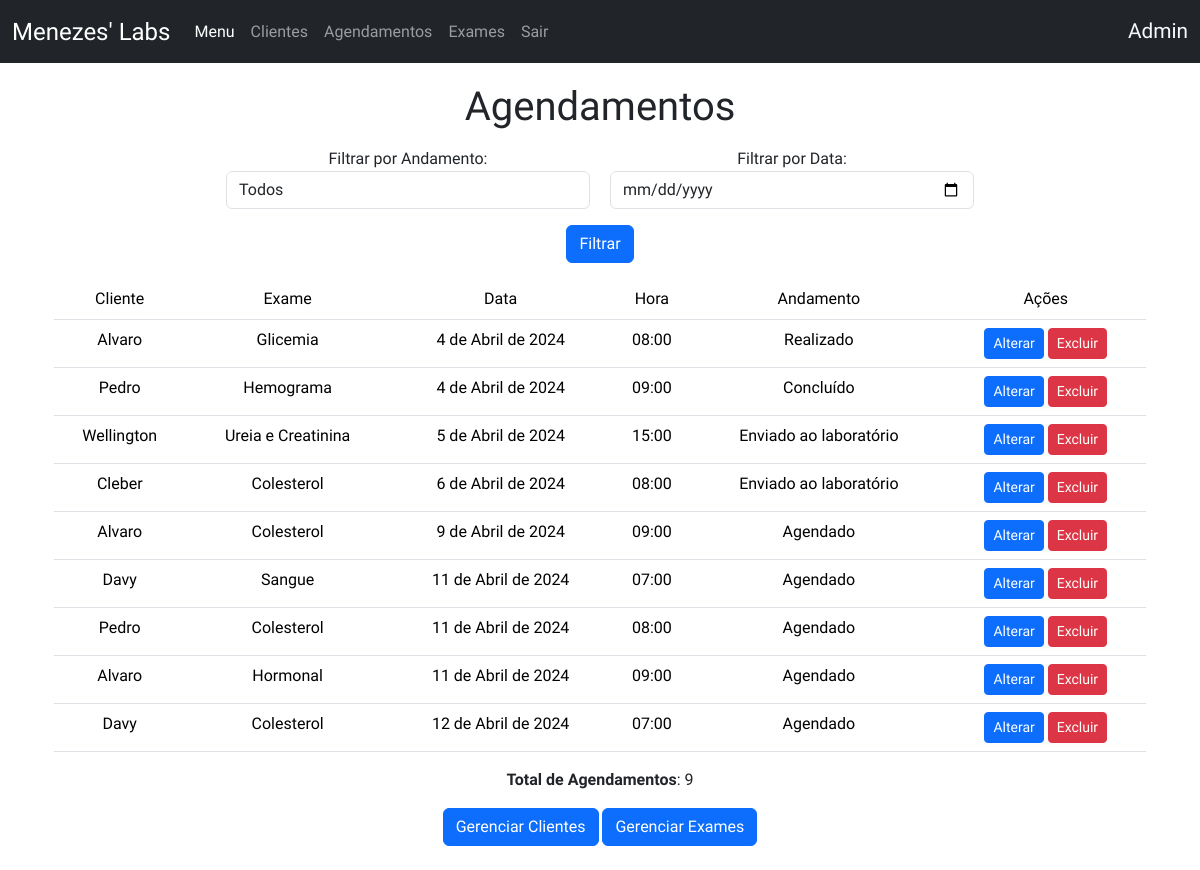
The page /adm/ (signed in) on the database as committed earlier.
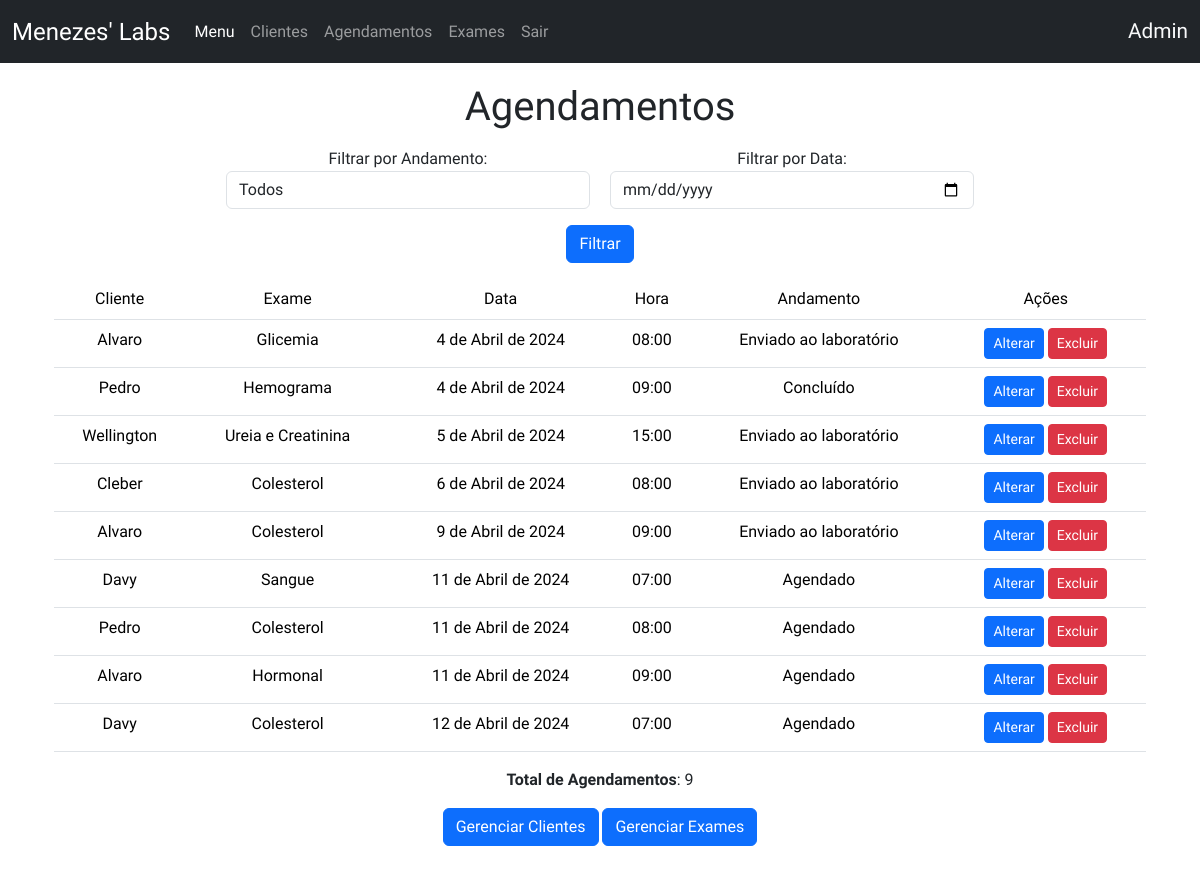
The same page on the database as committed later.
### crud/models.py (models this page shows, shortened)
class Base(models.Model):
    criado = models.DateTimeField(verbose_name ='Criado em',auto_now_add=True)
    modificado = models.DateTimeField(verbose_name ='Modificado em',auto_now=True)
    ativo = models.BooleanField(verbose_name ='Ativo?',default=True)
    class Meta:
        abstract = True

class AgendamentoExame(Base):
    exame = models.ForeignKey(Exame,verbose_name='Exame',on_delete=models.CASCADE)
    data = models.DateField('Data',auto_now=False,auto_now_add=False)
    usuario = models.ForeignKey(User,verbose_name='Usuário',on_delete=models.CASCADE)
    HORARIO_CHOICES = (
    ('07:00', '07:00'),
    ('08:00', '08:00'),
    ('09:00', '09:00'),
    ('10:00', '10:00'),
    ('11:00', '11:00'),
    ('13:00', '13:00'),
    ('14:00', '14:00'),
    ('15:00', '15:00'),
    ('16:00', '16:00'),
    ('17:00', '17:00'),
)
    ANDAMENTO_CHOICES = (
        ('Agendado', 'Agendado'),
        ('Realizado', 'Realizado'),
        ('Enviado ao laboratório', 'Enviado ao laboratório'),
        ('Concluído', 'Concluído'),
        ('Cancelado', 'Cancelado'),
    )
    horario = models.CharField(verbose_name ='Horário', max_length = 5 ,choices=HORARIO_CHOICES)
    andamento = models.CharField(verbose_name ='Andamento',max_length=30,choices=ANDAMENTO_CHOICES,default='Agendado')
    resultado = models.FileField('Resultado',upload_to='pdfs/',null=True,blank=True)
    class Meta:
        verbose_name = 'Agendamento'
        verbose_name_plural = 'Agendamentos'
        ordering = ['data','horario']

class Exame(Base):
    nome = models.CharField('Nome',max_length=100)
    def __str__(self):
        return self.nome
    class Meta:
        verbose_name = 'Exame'
        verbose_name_plural = 'Exames'
        ordering = ['nome']

### crud/views.py (the view)
# urls.py: path('adm/', AdminIndexView.as_view(), name='admin'),
class AdminIndexView(UserPassesTestMixin, ListView):
    model = AgendamentoExame
    template_name = 'adm/agendamento/list.html'
    context_object_name = 'agendamentos'
    def test_func(self):
        return self.request.user.is_superuser
    def get_queryset(self):
        queryset = super().get_queryset()
        filtro_andamento = self.request.GET.get('filtro_andamento')
        filtro_data = self.request.GET.get('filtro_data')
        if filtro_andamento:
            queryset = queryset.filter(andamento=filtro_andamento)
        if filtro_data:
            queryset = queryset.filter(data=filtro_data)
        return queryset
    def get_context_data(self, **kwargs):
        context = super().get_context_data(**kwargs)
        context['qtd_agentamentos'] = self.get_queryset().count()
        return context

### crud/templates/adm/agendamento/list.html (shortened to what this page needs)
{% extends 'base.html' %}
{% block content %}
<main style="text-align: center;">
    <h1 class="mt-1">Agendamentos</h1>
    <div class="container mt-3 ">
        <form class="mb-3" method="get" action="">
            <div class="form-row" style="display: flex; gap:20px; justify-content: center;">
                <div class="col-md-4 mb-3">
                    <label for="filtro_andamento">Filtrar por Andamento:</label>
                    <select class="form-control" name="filtro_andamento" id="filtro_andamento">
                        <option value="">Todos</option>
                    </select>
                </div>
                <div class="col-md-4 mb-3">
                    <label for="filtro_data">Filtrar por Data:</label>
                    <input type="date" class="form-control" name="filtro_data" id="filtro_data">
                </div>
            </div>
            <button type="submit" class="btn btn-primary">Filtrar</button>
        </form>
        <table class="table">
            <thead>
                <tr>
                    <th>Cliente</th>
                    <th>Exame</th>
                    <th>Data</th>
                    <th>Hora</th>
                    <th>Andamento</th>
                    <th>Ações</th>
                </tr>
            </thead>
            <tbody>
                {% for agendamento in agendamentos %}
                <tr>
                    <td>{{ agendamento.usuario|capfirst }}</td>
                    <td>{{ agendamento.exame }}</td>
                    <td>{{ agendamento.data }}</td>
                    <td>{{ agendamento.horario }}</td>
                    <td>{{ agendamento.andamento }}</td>
                    <td>
                        <a href="{% url 'update_admin' pk=agendamento.pk %}" class="btn btn-primary btn-sm">Alterar</a>
                        <a href="{% url 'delete_admin' pk=agendamento.pk %}" class="btn btn-danger btn-sm">Excluir</a>
                </tr>
                {% endfor %}
            </tbody>
        </table>
        <p><strong>Total de Agendamentos</strong>: {{ qtd_agentamentos }}</p>
        <a class="btn btn-primary mb-4" href="{% url 'usuarios_admin' %}">Gerenciar Clientes</a>
        <a class="btn btn-primary mb-4" href="{% url 'exames_admin' %}">Gerenciar Exames</a>
    </div>
</main>
{% endblock %}

### crud/templates/base.html (shortened to what this page needs)
{% load bootstrap5 %}
{% load static %}
<!DOCTYPE html>
<html lang="pt-br">
<head>
    <link rel="stylesheet" href="{% static 'styles.css' %}" />
    {% bootstrap_css %}
</head>
<body style="min-height: 100vh;">
    {% include 'componentes/navbar.html' %}
    <div class="container">
        {% block content %}
        {% endblock %}
    </div>
</body>
</html>

### crud/templates/componentes/navbar.html (shortened to what this page needs)
<nav class="navbar navbar-expand-lg navbar-dark bg-dark">
  <div class="container-fluid">
    <a class="navbar-brand" style="font-size: 1.5em;" href="{% url 'index' %}">Menezes' Labs</a>
    <div class="collapse navbar-collapse" id="navbarText">
      <ul class="navbar-nav me-auto mb-2 mb-lg-0">
        <li class="nav-item">
          <a class="nav-link active" aria-current="page" href="{% url 'index' %}">
            {% if user.is_superuser %}
              Menu
            {% else %}
              Meus exames
            {% endif %}
          </a>
        </li>
        {% if user.is_superuser %}
        <li class="nav-item">
          <a class="nav-link" href="{% url 'usuarios_admin' %}">Clientes</a>
        </li>
          <li class="nav-item">
            <a class="nav-link" href="{% url 'admin' %}">Agendamentos</a>
          </li>
          <li class="nav-item">
            <a class="nav-link" href="{% url 'exames_admin' %}">Exames</a>
          </li>
        {% endif %}
        {% if user.is_authenticated %}
          <li class="nav-item">
            <a class="nav-link" href="{% url 'account_logout' %}">Sair</a>
          </li>
        {% endif %}
      </ul>
      {% if user.is_authenticated %}
        <span class="navbar-text text-light ms-auto" style="font-size: 1.3em;">
          {{ user|capfirst }}
        </span>
      {% else %}
        <span class="navbar-text text-light ms-auto" style="font-size: 1.3em;">
          <a class="nav-link" href="{% url 'account_login' %}">Entrar</a>
        </span>
      {% endif %}
    </div>
  </div>
</nav>

### crud/static/styles.css (style rules this page uses)
* { font-family: "Raleway", sans-serif; font-optical-sizing: auto; font-weight: 400; font-style: normal; }
.container { margin-top: 20px; height: 60vh; width: 100vw; }

Rows that differ between the two databases and show on the page:
changed AgendamentoExame "Glicemia": andamento "Realizado" → "Enviado ao laboratório"
changed AgendamentoExame "9 de Abril de 2024": andamento "Agendado" → "Enviado ao laboratório"
